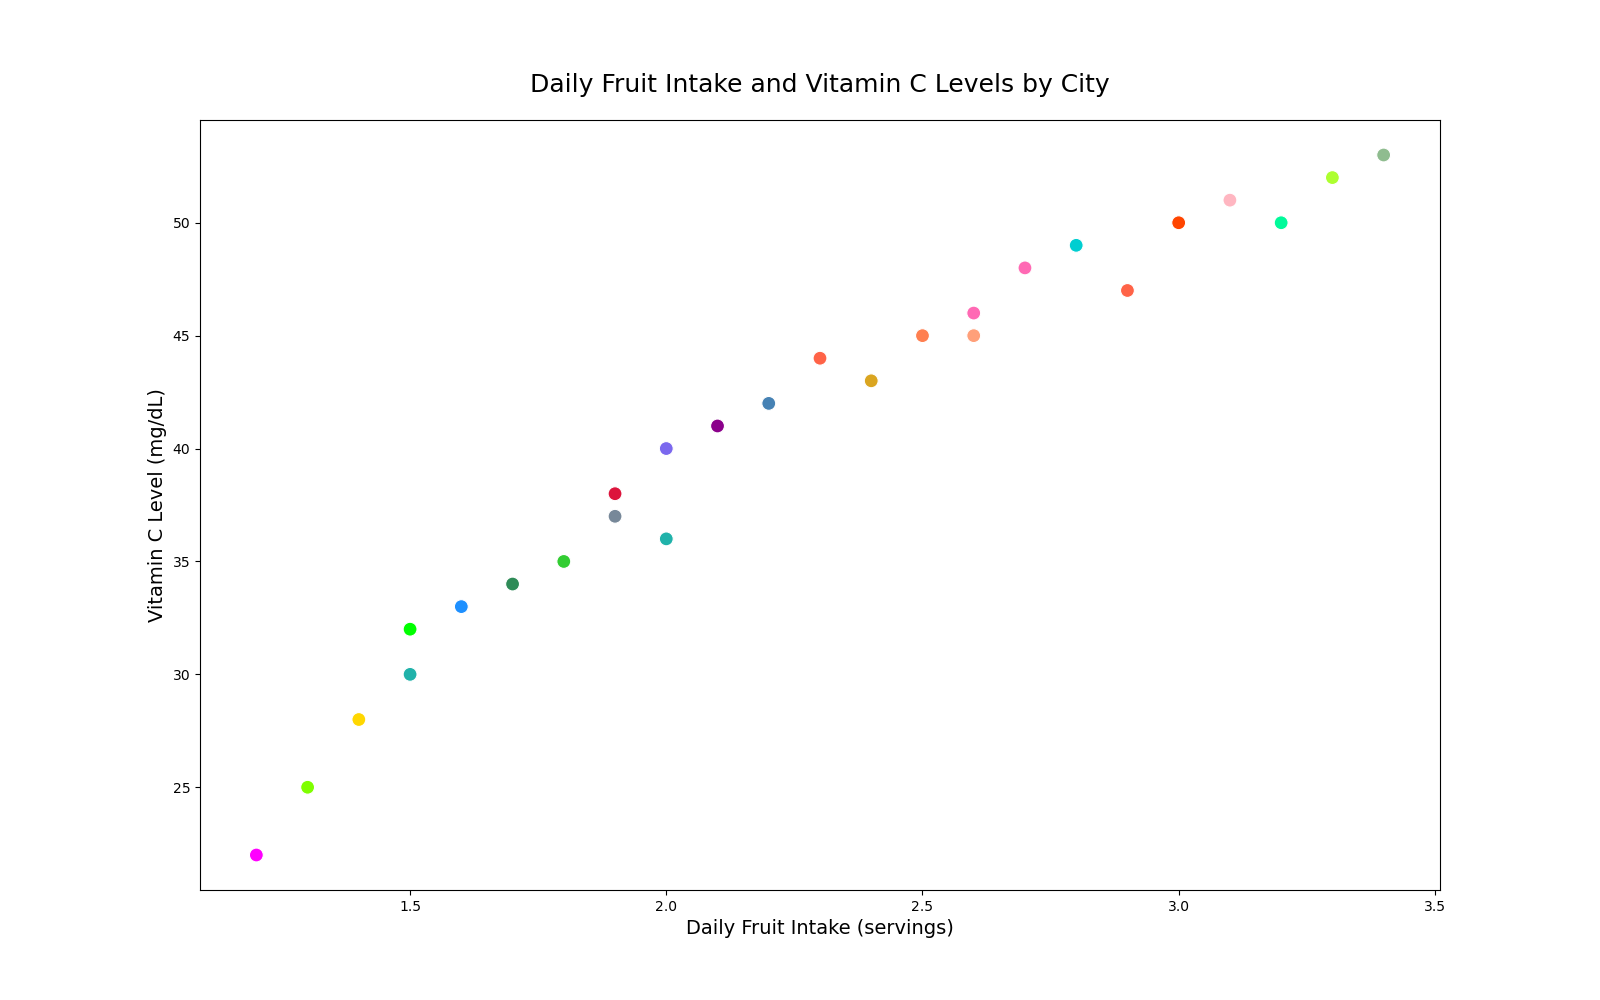

Reproduce this figure in Python.

import pandas as pd
import seaborn as sns
import matplotlib.pyplot as plt

data = {
    "City": ["New York", "Los Angeles", "Chicago", "Houston", "Phoenix", 
             "Philadelphia", "San Antonio", "San Diego", "Dallas", "San Jose",
             "Austin", "Jacksonville", "Fort Worth", "Columbus", "Charlotte",
             "Indianapolis", "Seattle", "Denver", "Boston", "El Paso",
             "Detroit", "Nashville", "Memphis", "Portland", "Las Vegas", 
             "Louisville", "Baltimore", "Milwaukee", "Albuquerque", "Tucson"],
    "DailyFruitIntake": [2.5, 3.0, 1.8, 2.2, 2.7, 
                         2.9, 1.5, 3.3, 2.0, 2.8, 
                         3.1, 1.6, 2.4, 2.6, 1.7, 
                         1.9, 3.2, 2.1, 3.4, 1.4, 
                         1.3, 1.5, 1.2, 2.3, 2.6, 
                         2.0, 1.9, 2.7, 2.2, 2.4],
    "VitaminCLevel": [45, 50, 35, 42, 48, 
                      47, 30, 52, 40, 49, 
                      51, 33, 43, 46, 34, 
                      38, 50, 41, 53, 28, 
                      25, 32, 22, 44, 45, 
                      36, 37, 48, 42, 43]
}

df = pd.DataFrame(data)

plt.figure(figsize=(16, 10))

scatter_plot = sns.scatterplot(x="DailyFruitIntake", y="VitaminCLevel", data=df, s=100,
                               palette=["#ff7f50", "#ff4500", "#32cd32", "#4682b4", "#daa520", 
                                        "#ff6347", "#20b2aa", "#adff2f", "#7b68ee", "#00ced1",
                                        "#ffb6c1", "#1e90ff", "#f0e68c", "#ff69b4", "#2e8b57",
                                        "#dc143c", "#00fa9a", "#8b008b", "#8fbc8f", "#ffd700",
                                        "#7fff00", "#00ff00", "#ff00ff", "#ff6347", "#ffa07a",
                                        "#20b2aa", "#778899", "#ff69b4", "#4682b4", "#daa520"],
                               hue="City", legend=False)

scatter_plot.set_title("Daily Fruit Intake and Vitamin C Levels by City", fontsize=18, pad=20)
scatter_plot.set_xlabel("Daily Fruit Intake (servings)", fontsize=14)
scatter_plot.set_ylabel("Vitamin C Level (mg/dL)", fontsize=14)

plt.show()
